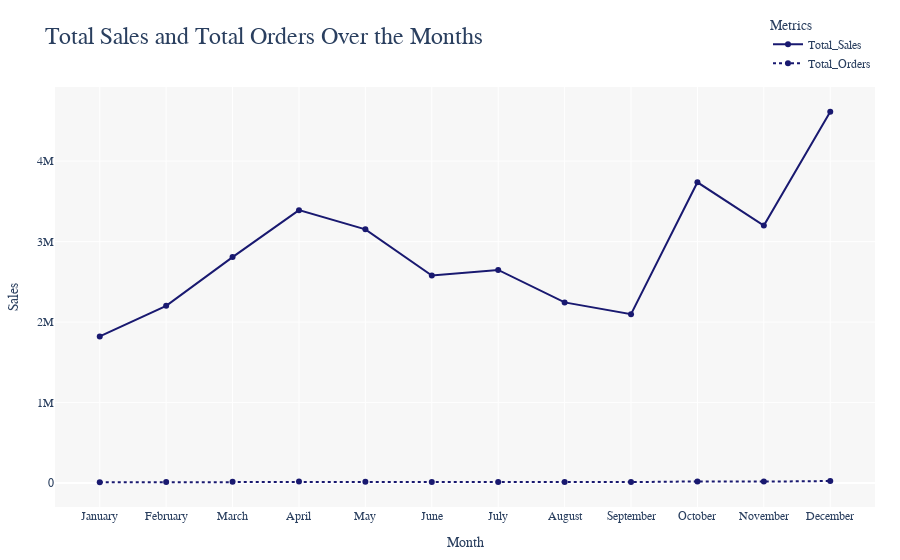

Notebook code cell kept with this figure:
### Markdown cell above
### 5. Total Sales and Orders Trend

### Code cell
monthly_data = maindf.groupby('Month').agg(
    Total_Sales=('Sales', 'sum'),
    Total_Orders=('Order ID', 'count')).reset_index()


fig = px.line(
    monthly_data,
    x="Month",
    y=["Total_Sales", "Total_Orders"],
    labels={
        "Month": "Month",
        "value": "Sales",
        "variable": "Metric"
    },
    title="Total Sales and Total Orders Over the Months",
    markers=True
)


fig.for_each_trace(lambda trace: trace.update(
    line=dict(
        color="midnightblue",
        dash="solid" if trace.name == "Total_Sales" else "dot"
    )
))


fig.update_layout(
    title_font=dict(size=24),
    font_family="Arial Black",
    xaxis_title="Month", 
    xaxis=dict(
        tickvals=list(range(1, 13)),
        ticktext=[
            'January', 'February', 'March', 'April', 'May', 'June', 
            'July', 'August', 'September', 'October', 'November', 'December'
        ]
    ),
    yaxis_title="Sales",
    legend_title="Metrics",
    legend=dict(orientation="v", yanchor="bottom", y=1.02, xanchor="right", x=1),
    margin=dict(t=75, l=25, r=25, b=25),
    plot_bgcolor="rgba(245, 245, 245, 0.8)"
)

fig.show()
fig.write_html("sales_and_orders_by_month_line.html")

### Figure 1 — Plotly figure (JSON) as saved in the notebook; plotly's stock layout.template omitted (floating-point values rounded to 4 significant figures)
{"data": [{"hovertemplate": "Metric=Total_Sales<br>Month=%{x}<br>Sales=%{y}<extra></extra>", "legendgroup": "Total_Sales", "line": {"color": "midnightblue", "dash": "solid"}, "marker": {"symbol": "circle"}, "mode": "lines+markers", "name": "Total_Sales", "orientation": "v", "showlegend": true, "type": "scatter", "x": [1, 2, 3, 4, 5, 6, 7, 8, 9, 10, 11, 12], "xaxis": "x", "y": [1822000.0, 2202000.0, 2807000.0, 3391000.0, 3153000.0, 2578000.0, 2648000.0, 2244000.0, 2098000.0, 3737000.0, 3200000.0, 4613000.0], "yaxis": "y"}, {"hovertemplate": "Metric=Total_Orders<br>Month=%{x}<br>Sales=%{y}<extra></extra>", "legendgroup": "Total_Orders", "line": {"color": "midnightblue", "dash": "dot"}, "marker": {"symbol": "circle"}, "mode": "lines+markers", "name": "Total_Orders", "orientation": "v", "showlegend": true, "type": "scatter", "x": [1, 2, 3, 4, 5, 6, 7, 8, 9, 10, 11, 12], "xaxis": "x", "y": [9709, 11975, 15153, 18279, 16566, 13554, 14293, 11961, 11621, 20282, 17573, 24984], "yaxis": "y"}], "layout": {"autosize": true, "font": {"family": "Arial Black"}, "legend": {"orientation": "v", "title": {"text": "Metrics"}, "tracegroupgap": 0, "x": 1, "xanchor": "right", "y": 1.02, "yanchor": "bottom"}, "margin": {"b": 25, "l": 25, "r": 25, "t": 75}, "plot_bgcolor": "rgba(245, 245, 245, 0.8)", "title": {"font": {"size": 24}, "text": "Total Sales and Total Orders Over the Months"}, "xaxis": {"anchor": "y", "autorange": true, "domain": [0, 1], "range": [0.3031, 12.7], "ticktext": ["January", "February", "March", "April", "May", "June", "July", "August", "September", "October", "November", "December"], "tickvals": [1, 2, 3, 4, 5, 6, 7, 8, 9, 10, 11, 12], "title": {"text": "Month"}, "type": "linear"}, "yaxis": {"anchor": "x", "autorange": true, "domain": [0, 1], "range": [-364700.0, 4988000.0], "title": {"text": "Sales"}, "type": "linear"}}}
